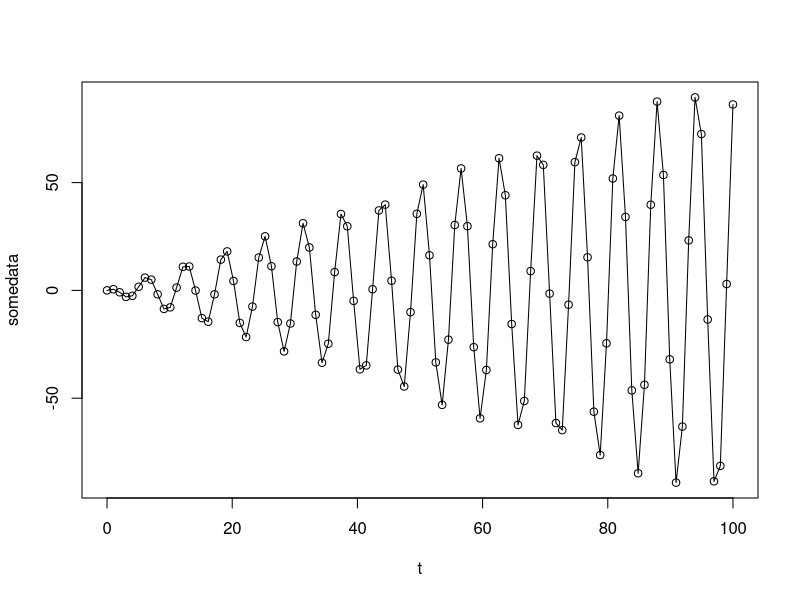
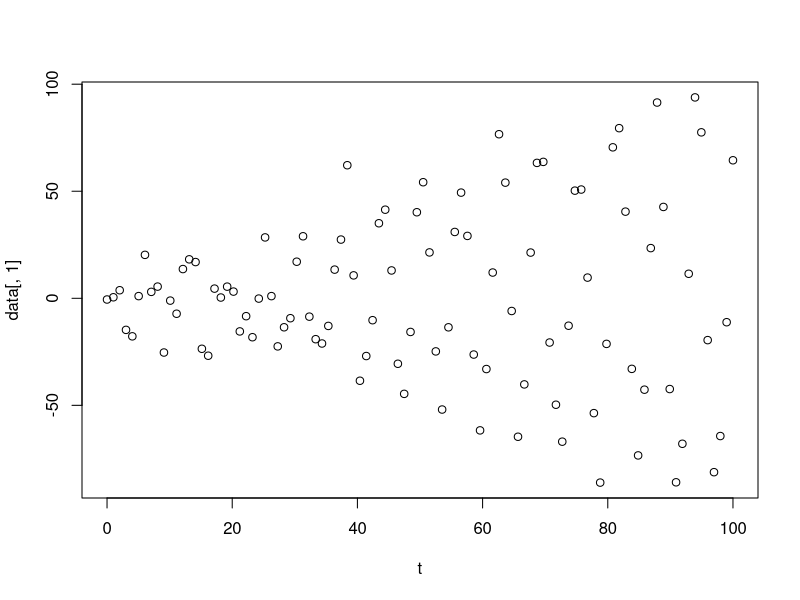

Generate these figures, in order, with R: (Note: this script raises an error after producing the figures.)
library(Matrix)

#Funktion zum Ziehen aus Normalverteilung mit Präzision Q und Erwartungswert Q^-1 m
rcannorm<-function (m, Q) 
{
  L = chol(Q)
  w = solve(t(L), m)
  mu = solve(L, w)
  z = rnorm(length(m))
  v = solve(L, z)
  return = mu + v
}

T<-100
nriter<-600 # Anzahl Iterationen
burnin<-100 # Anzahl Iterationen Burn-in, damit effektiv 500 Iterationen

# Simuliere I Zeitreihen
I<-5
t<-seq(0,100,length=T)
somedata<-t*cos(t)
plot(t,somedata,type="l")
points(t,somedata)

data<-array(NA,c(T,I))
for (i in 1:I)data[,i]<-rnorm(T,somedata,10)
plot(t,data[,1])

# Vorbesetzungen der Parameter
lambda<-1+(1:(T-1)/T)
Q<-sparseMatrix(i=c(1:T,1:(T-1)),j=c(1:T,2:T),x=c(c(lambda,0)+c(0,lambda),-lambda),symmetric=TRUE)
tau<-1
sigma2<-1
logdetQ<-determinant(Q,logarithm=TRUE)$modulus

# Arrays zum Abspeichern
theta.save<-array(NA,c(nriter-burnin,T))
lambda.save<-array(NA,c(nriter-burnin,T-1))
tau.save<-rep(NA,nriter-burnin)
sigma2.save<-rep(NA,nriter-burnin)

data.sum<-apply(data,1,sum)

system.time({ # Laufzeit messen
  for (iter in 1:nriter)
  {
    # Gibbs-Sampler für theta (MVNorm)
    V<-tau*Q+diag(I/sigma2,T)
    m<-data.sum/sigma2
    theta<-rcannorm(m,V)
    
    # Gibbs-Sampler für tau (Gamma)
    tau<-rgamma(1,1+(T-1)/2,1+0.5*(t(theta)%*%Q%*%theta)[1,1])
    
    # Gibbs-Sampler für sigma^2 (InvGamma)
    bb<-0.001
    for (i in 1:I)bb<-bb+0.5*sum((data[,i]-theta)^2)
    sigma2<- 1/rgamma(1,1+I*T/2,bb)
    
    # M-H-Sampler für Gewichte
    for (i in 1:(T-1))
    {
      lprop<-lambda
      lprop[i]<-rgamma(1,1,1+0.5*(theta[i+1]-theta[i])^2)
      Qprop<-sparseMatrix(i=c(1:T,1:(T-1)),j=c(1:T,2:T),x=c(c(lprop,0)+c(0,lprop),-lprop),symmetric=TRUE)
      logdetQprop<-determinant(Qprop,logarithm=TRUE)$modulus
      alpha<-sqrt(exp(logdetQprop-logdetQ))
      if(is.na(alpha))alpha<-0
      if(runif(1)<alpha)
      {
        lambda<-lprop
        logdetQ<-logdetQprop
      }
    }
    # Berechne Q aus Gewichten
    Q<-sparseMatrix(i=c(1:T,1:(T-1)),j=c(1:T,2:T),x=c(c(lambda,0)+c(0,lambda),-lambda),symmetric=TRUE)
    
    # Nach dem burnin Werte speichern
    if (iter>burnin)
    {
      theta.save[iter-burnin,]<-theta[,1]
      lambda.save[iter-burnin,]<-lambda
      tau.save[iter-burnin]<-tau
      sigma2.save[iter-burnin]<-sigma2
    }
  }
})

plot(theta.save[,12]) # Prüfe Mixing
plot(tau.save) # Prüfe Mixing
plot(lambda.save[,12]) # Prüfe Mixing


plot(somedata,type="l",lwd=2) # Wahre Kurve
for (i in 1:I)points(data[,i],cex=0.5,col=i) # Daten
lines(apply(theta.save,2,mean),col="green",lwd=2) # Punktschätzer
lines(apply(theta.save,2,median),col="blue",lwd=2) # Punktschätzer 
lines(apply(theta.save,2,quantile,.025),col="blue",lwd=1,lty=2) # Punktweise CI
lines(apply(theta.save,2,quantile,.975),col="blue",lwd=1,lty=2)

plot(apply(lambda.save,2,median),type="l") # Punktschätzer Gewichte
